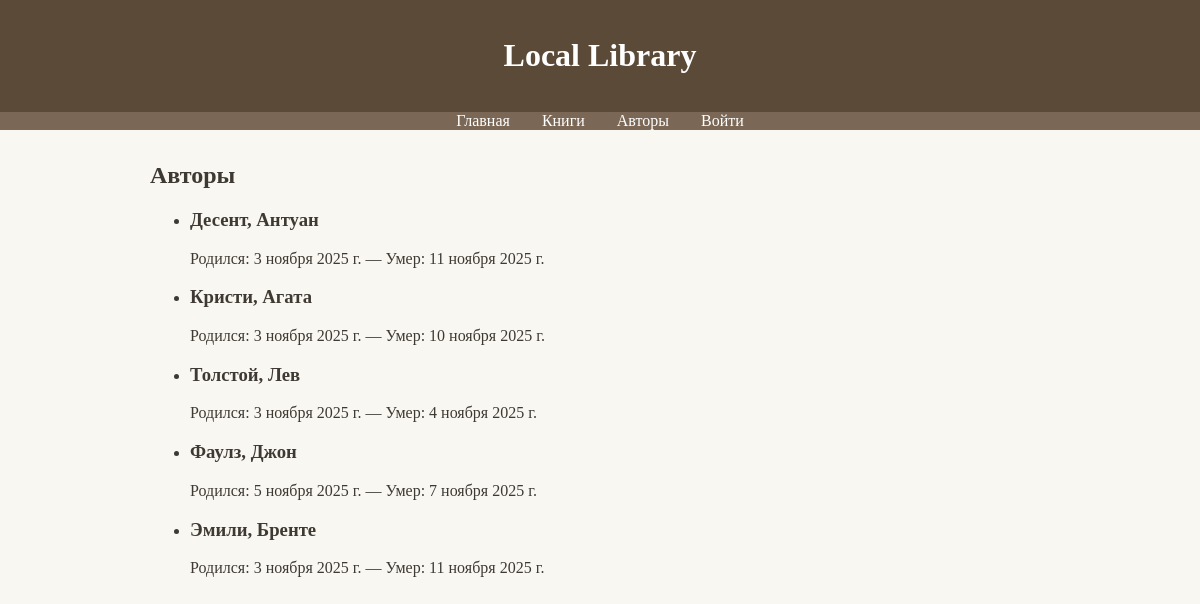
Screenshot of /authors/ with the database file from the repository.
### catalog/models.py (models this page shows)
class Author(models.Model):
    first_name = models.CharField(max_length=100)
    last_name = models.CharField(max_length=100)
    date_of_birth = models.DateField(null=True, blank=True)
    date_of_death = models.DateField('Died', null=True, blank=True)
    class Meta:
        ordering = ['last_name', 'first_name']
    def __str__(self):
        return f'{self.last_name}, {self.first_name}'

### catalog/views.py (the view)
# urls.py: path('authors/', views.AuthorListView.as_view(), name='authors'),
class AuthorListView(ListView):
    model = Author
    context_object_name = 'author_list'
    template_name = 'catalog/author_list.html'

### catalog/templates/catalog/author_list.html
{% extends "base_generic.html" %}
{% block content %}
  <h2>Авторы</h2>
  <ul>
    {% for author in author_list %}
      <li>
        <h3>{{ author }}</h3>
        {% if author.date_of_birth or author.date_of_death %}
          <p>Родился: {{ author.date_of_birth|default:"?" }}
          {% if author.date_of_death %} — Умер: {{ author.date_of_death }}{% endif %}
          </p>
        {% endif %}
      </li>
    {% empty %}
      <li>Нет авторов.</li>
    {% endfor %}
  </ul>
{% endblock %}

### catalog/templates/base_generic.html (style rules this page uses)
body { font-family: Georgia, serif; background: #f9f7f1; color: #3e3933; margin: 0; padding: 0; }

### rows the page displays
Author: last_name+first_name "Десент, Антуан", date_of_birth "3 ноября 2025 г.", date_of_death "11 ноября 2025 г."
Author: last_name+first_name "Кристи, Агата", date_of_birth "3 ноября 2025 г.", date_of_death "10 ноября 2025 г."
Author: last_name+first_name "Толстой, Лев", date_of_birth "3 ноября 2025 г.", date_of_death "4 ноября 2025 г."
Author: last_name+first_name "Фаулз, Джон", date_of_birth "5 ноября 2025 г.", date_of_death "7 ноября 2025 г."
Author: last_name+first_name "Эмили, Бренте", date_of_birth "3 ноября 2025 г.", date_of_death "11 ноября 2025 г."
